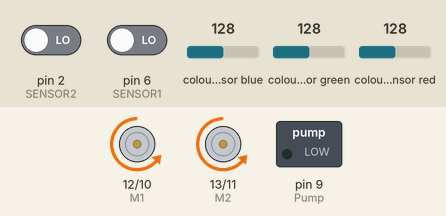
Bench run of a sketch on a simulated Arduino Uno, built with avr-gcc and run on an emulated ATmega328P. Shown: direction and speed pins drawn as motors (green arrow = direction pin HIGH = forward, orange = LOW = backward, longer = more drive), switched loads named in the sketch (green lamp = pin HIGH). Wiring (inferred from the names in the program): TCS3200 colour sensor: output pin 5; S2 pin 4; S3 pin 3; S0 pin 7; S1 pin 8. The test bench sets the inputs (shaded band); at power-on: pin 2 (SENSOR2) LOW, pin 6 (SENSOR1) LOW, colour sensor blue 128, colour sensor green 128, colour sensor red 128. Pins used as bus, display or sensor lines are not drawn.

Above: at 1.2 s.
1.3 s: pin 2 (SENSOR2) driven HIGH
At 2.5 s:
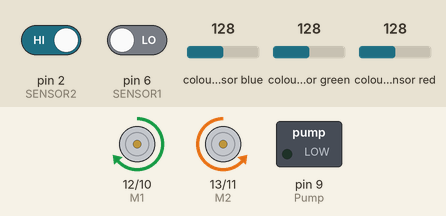
2.8 s: pin 6 (SENSOR1) driven HIGH
At 3.9 s:
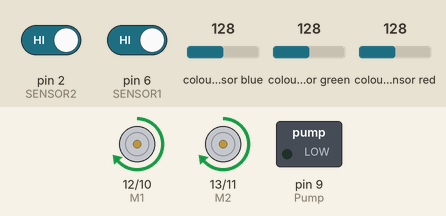
4.3 s: pin 2 (SENSOR2) driven LOW
At 5.0 s:
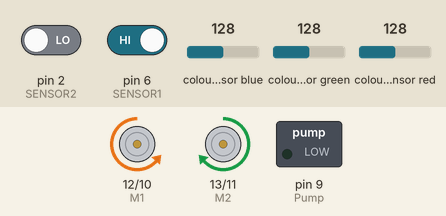
5.8 s: pin 6 (SENSOR1) driven LOW
At 6.1 s:
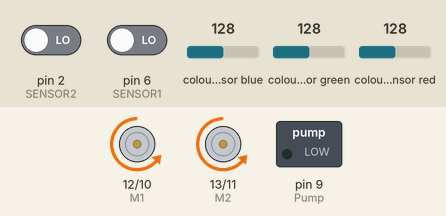
Timing chart, 0 to 8.3 s (numbered marks = the images above; inputs shaded):
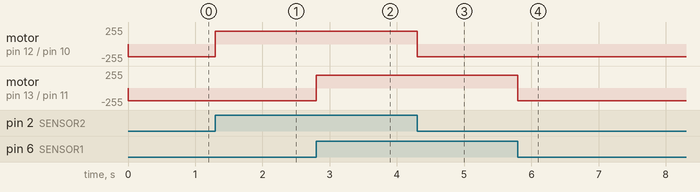

Measured:
- after the input at 1.3 s, motor on pin 12 (M1) / pin 10 (E1): backward 190/255 → forward 190/255 at once
- after the input at 2.8 s, motor on pin 13 (M2) / pin 11 (E2): backward 190/255 → forward 190/255 at once
- after the input at 4.3 s, motor on pin 12 (M1) / pin 10 (E1): forward 190/255 → backward 190/255 at once
- after the input at 5.8 s, motor on pin 13 (M2) / pin 11 (E2): forward 190/255 → backward 190/255 at once

The sketch:

code.ino
```cpp
#define CW  0
#define CC 1
#define MOTOR_A 0
#define MOTOR_B 1

#define S0 7
#define S1 8
#define S2 4
#define S3 3
#define sensorOut 5

#define Pump 9

const int E1 = 10;
const int E2 = 11;
const int M1 = 12;
const int M2 = 13;

const int SENSOR1 = 6;
const int SENSOR2 = 2;

int A, B;
int SPD = 190;
int length = 10;

int redFrequency = 0;
int greenFrequency = 0;
int blueFrequency = 0;
int redColor = 0;
int greenColor = 0;
int blueColor = 0;

void setup() {
  pinMode(E1, OUTPUT);
  pinMode(E2, OUTPUT);
  pinMode(M1, OUTPUT);
  pinMode(M2, OUTPUT);

  pinMode(SENSOR1, INPUT);
  pinMode(SENSOR2, INPUT);

  digitalWrite(E1, LOW);
  digitalWrite(E2, LOW);
  digitalWrite(M1, LOW);
  digitalWrite(M2, LOW);

  pinMode(S0, OUTPUT);
  pinMode(S1, OUTPUT);
  pinMode(S2, OUTPUT);
  pinMode(S3, OUTPUT);
  pinMode(sensorOut, INPUT);
  digitalWrite(S0,HIGH);
  digitalWrite(S1,LOW);

  pinMode(Pump, OUTPUT);

  Serial.begin(9600);
}

void drive(byte motor, byte dir,byte spd){
  if (motor == MOTOR_A)
  {
  digitalWrite(M1, dir);
  analogWrite(E1, spd);
  }
  else if (motor == MOTOR_B)
  {
  digitalWrite(M2, dir);
  analogWrite(E2, spd);
  }
}

void stop(byte motor){
  drive(motor, 0, 0);
}

void loop() {

  A = digitalRead(SENSOR1);
  B = digitalRead(SENSOR2);

  digitalWrite(S2,LOW);
  digitalWrite(S3,LOW);
  redFrequency = pulseIn(sensorOut, LOW);
  redColor = map(redFrequency, 15, 149, 255,0);
  digitalWrite(S2,HIGH);
  digitalWrite(S3,HIGH);
  greenFrequency = pulseIn(sensorOut, LOW);
  greenColor = map(greenFrequency, 27, 117, 255, 0);
  digitalWrite(S2,LOW);
  digitalWrite(S3,HIGH);
  blueFrequency = pulseIn(sensorOut, LOW);
  blueColor = map(blueFrequency, 9, 73, 255, 0);

 if(blueColor > redColor && blueColor > greenColor && redColor < 0){
    stop(MOTOR_A);
    stop(MOTOR_B);
  }
  else if(greenColor > redColor && greenColor > blueColor && greenColor < 0){
    Serial.print(redColor);
    stop(MOTOR_A);
    stop(MOTOR_B);
    delay(500);
    digitalWrite(Pump, HIGH);
    delay(750);
    digitalWrite(Pump, LOW);
    stop(MOTOR_A);
    stop(MOTOR_B);
    delay(500);
    drive(MOTOR_A,CW,SPD);
    drive(MOTOR_B,CW,SPD);
    delay(250);
   }
  else {
    if (A == 1) {
      drive(MOTOR_B,CC,SPD);
    }
    else if (A == 0) {
      drive(MOTOR_B,CW,SPD);
    }
    if (B == 1) {
      drive(MOTOR_A,CC,SPD);
    }
    else if (B == 0) {
      drive(MOTOR_A,CW,SPD);
    }
  }
}
```
